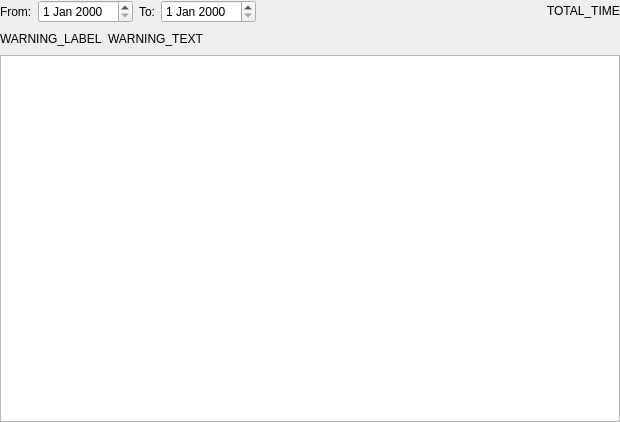
<?xml version="1.0" encoding="UTF-8"?>
<ui version="4.0">
 <class>WorksheetWidget</class>
 <widget class="QWidget" name="WorksheetWidget">
  <property name="geometry">
   <rect>
    <x>0</x>
    <y>0</y>
    <width>620</width>
    <height>422</height>
   </rect>
  </property>
  <property name="windowTitle">
   <string>Form</string>
  </property>
  <layout class="QVBoxLayout" name="verticalLayout">
   <property name="margin">
    <number>0</number>
   </property>
   <item>
    <layout class="QHBoxLayout" name="horizontalLayout">
     <item>
      <widget class="QLabel" name="label">
       <property name="text">
        <string>From:</string>
       </property>
      </widget>
     </item>
     <item>
      <widget class="QDateEdit" name="startDate"/>
     </item>
     <item>
      <widget class="QLabel" name="label_2">
       <property name="text">
        <string>To:</string>
       </property>
      </widget>
     </item>
     <item>
      <widget class="QDateEdit" name="endDate"/>
     </item>
     <item>
      <spacer name="horizontalSpacer">
       <property name="orientation">
        <enum>Qt::Horizontal</enum>
       </property>
       <property name="sizeHint" stdset="0">
        <size>
         <width>40</width>
         <height>20</height>
        </size>
       </property>
      </spacer>
     </item>
     <item>
      <widget class="QLabel" name="totalTimeLabel">
       <property name="text">
        <string>TOTAL_TIME</string>
       </property>
       <property name="textInteractionFlags">
        <set>Qt::LinksAccessibleByMouse|Qt::TextSelectableByKeyboard|Qt::TextSelectableByMouse</set>
       </property>
      </widget>
     </item>
    </layout>
   </item>
   <item>
    <widget class="QWidget" name="warningContainer" native="true">
     <layout class="QHBoxLayout" name="horizontalLayout_2">
      <property name="margin">
       <number>0</number>
      </property>
      <item>
       <widget class="QLabel" name="warningLabel">
        <property name="text">
         <string>WARNING_LABEL</string>
        </property>
       </widget>
      </item>
      <item>
       <widget class="QLabel" name="warningText">
        <property name="text">
         <string>WARNING_TEXT</string>
        </property>
       </widget>
      </item>
      <item>
       <spacer name="horizontalSpacer_2">
        <property name="orientation">
         <enum>Qt::Horizontal</enum>
        </property>
        <property name="sizeHint" stdset="0">
         <size>
          <width>40</width>
          <height>20</height>
         </size>
        </property>
       </spacer>
      </item>
     </layout>
    </widget>
   </item>
   <item>
    <widget class="QTableView" name="tableView"/>
   </item>
  </layout>
 </widget>
 <resources/>
 <connections/>
</ui>
